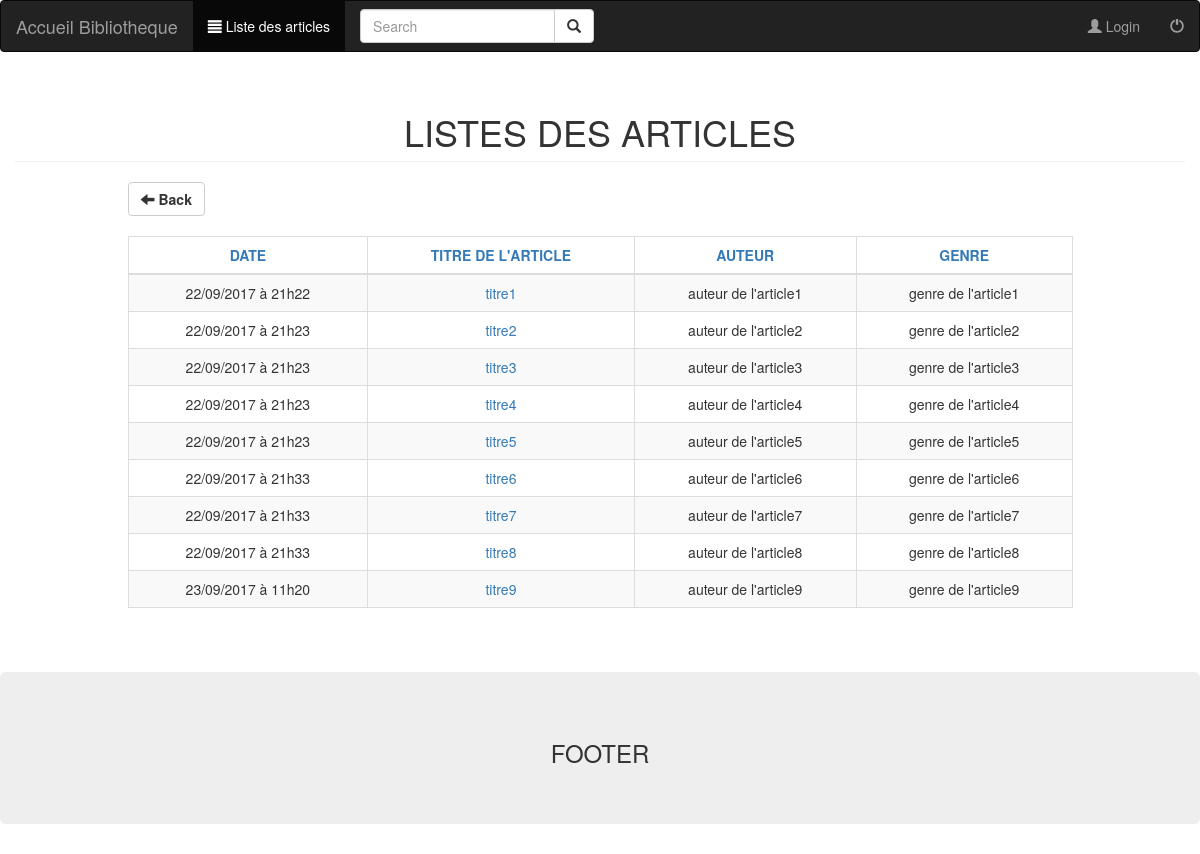
/?p=listArt, run on the app's committed database.
### tables this page shows
CREATE TABLE `art_article` (
  `art_id` int(11) NOT NULL AUTO_INCREMENT,
  `art_titre` varchar(45) DEFAULT NULL,
  `art_auteur` varchar(45) DEFAULT NULL,
  `art_genre` varchar(45) DEFAULT NULL,
  `art_date` datetime DEFAULT NULL,
  `art_content` varchar(800) DEFAULT NULL,
  PRIMARY KEY (`art_id`)
);

### page/listArt.php (the view, shortened to what this page needs)
<?php
include('./connect/connection.php');
$tri = "";
$sql = 'SELECT DATE_FORMAT(art_date, "%d/%m/%Y à %Hh%i") as date_format_art, art_id, art_titre, art_auteur, art_genre
	FROM art_article'.$tri;
$reponse = $bdd->query($sql);
?>
<div class="container-fluid">
	<div class="row">
		<div class="col-xs-12 bg-inverse">
			<h1 class="text-uppercase text-center page-header">listes des articles</h1>
		</div>
	</div>
</div>
<div class="container">
	<div class="row">
		<div class="col-xs-1 col-xs-offset-1">
			<button class="btn btn-md btn-default" type="button" onClick="document.location.href = document.referrer"><span class="glyphicon glyphicon-arrow-left"></span><strong> Back</strong></button>
		</div>
	</div>
	<br>
	<div class="row">
		<div class="col-xs-10 col-xs-offset-1">
			<div id="idlist">
				<table class="table table-bordered table-striped table-hover">
					<thead id="entete">
						<tr>
							<th class='text-center text-uppercase'><a href='?p=listArt&tri=art_date'>Date</a></th>
							<th class='text-center text-uppercase'><a href='?p=listArt&tri=art_titre'>Titre de l'article</a></th>
							<th class='text-center text-uppercase'><a href='?p=listArt&tri=art_auteur'>Auteur</a></th>
							<th class='text-center text-uppercase'><a href='?p=listArt&tri=art_genre'>Genre</a></th>
						</tr>
					</thead>
					<tbody id="tableau" class="text-center list">
						<?php
						while ($donnees = $reponse->fetch()){
							?>
							<tr class="name">
								<td><?= $donnees['date_format_art'] ?></td>
								<td><a href='?p=article&A=<?= $donnees['art_id'] ?>'><?= $donnees['art_titre'] ?></a></td>
								<td><?= $donnees['art_auteur'] ?></td>
								<td><?= $donnees['art_genre'] ?></td>
							</tr>
							<?php }
							?>
						</tbody>
					</table>
					<div class="text-center">
					</div>
				</div>
			</div>
		</div>
	</div>

### index.php (shortened to what this page needs)
<?php
if(isset($_GET['p'])){
	$p = $_GET['p'];
} else {
	$p = 'accueil';
}
if($p === 'listArt'){
	include('page/listArt.php');
}
$content = ob_get_clean();
include('page/template/default.php');
?>

### page/template/default.php (shortened to what this page needs)
<!DOCTYPE html>
<html lang="fr">
<head>
	<link rel="stylesheet" href="node_modules/bootstrap/dist/css/bootstrap.min.css">
</head>
<body>
<?php include('navbar.php'); ?>
<?= $content ?>
<?php include('footer.php'); ?>
</body>
</html>

### page/template/navbar.php (shortened to what this page needs)
<nav class="navbar navbar-inverse fixed">
	<div class="container-fluid">
		<div class="navbar-header">
			<a class="navbar-brand" href="?p=accueil">Accueil Bibliotheque</a>
		</div>
		<ul class="nav navbar-nav">
			<?php
			if (!isset($_SESSION['uti_pseudo'])) { ?>
				<li class="active"><a href="?p=listArt"><span class="glyphicon glyphicon-align-justify"></span> Liste des articles</a></li>
				<?php
			}
			?>
			<form class="navbar-form navbar-left" action="?p=listArt" method="post" >
				<div class="input-group">
					<input name="search" type="text" class="form-control" placeholder="Search">
					<div class="input-group-btn">
						<button class="btn btn-default" type="submit">
							<i class="glyphicon glyphicon-search"></i>
						</button>
					</div>
				</div>
			</form>
		</ul>
		<ul class="nav navbar-nav navbar-right">
		<?php
		if (!isset($_SESSION['uti_pseudo'])) { ?>
		<li><a href="?p=connectionAdmin"><span class="glyphicon glyphicon-user"></span> Login</a></li>
		<?php
	}
	?>
	<li><a href="?p=decoAdmin"><span class="glyphicon glyphicon-off"></"></span> <?= isset($_SESSION['uti_pseudo']) ? $_SESSION['uti_pseudo']: "" ?></a></li>
</ul>
</div>
</nav>

### page/template/footer.php
<div class="container-fluid">
	<div class="row">
		<div class="col-xs-12 jumbotron">
			<h3 class="text-uppercase text-center">footer</h3>
		</div>
	</div>
</div>

### data on the page
art_article: date_format_art "22/09/2017 à 21h22", art_titre "titre1", art_auteur "auteur de l'article1", art_genre "genre de l'article1"
art_article: date_format_art "22/09/2017 à 21h23", art_titre "titre2", art_auteur "auteur de l'article2", art_genre "genre de l'article2"
art_article: date_format_art "22/09/2017 à 21h23", art_titre "titre3", art_auteur "auteur de l'article3", art_genre "genre de l'article3"
art_article: date_format_art "22/09/2017 à 21h23", art_titre "titre4", art_auteur "auteur de l'article4", art_genre "genre de l'article4"
art_article: date_format_art "22/09/2017 à 21h23", art_titre "titre5", art_auteur "auteur de l'article5", art_genre "genre de l'article5"
art_article: date_format_art "22/09/2017 à 21h33", art_titre "titre6", art_auteur "auteur de l'article6", art_genre "genre de l'article6"
art_article: date_format_art "22/09/2017 à 21h33", art_titre "titre7", art_auteur "auteur de l'article7", art_genre "genre de l'article7"
art_article: date_format_art "22/09/2017 à 21h33", art_titre "titre8", art_auteur "auteur de l'article8", art_genre "genre de l'article8"
art_article: date_format_art "23/09/2017 à 11h20", art_titre "titre9", art_auteur "auteur de l'article9", art_genre "genre de l'article9"
